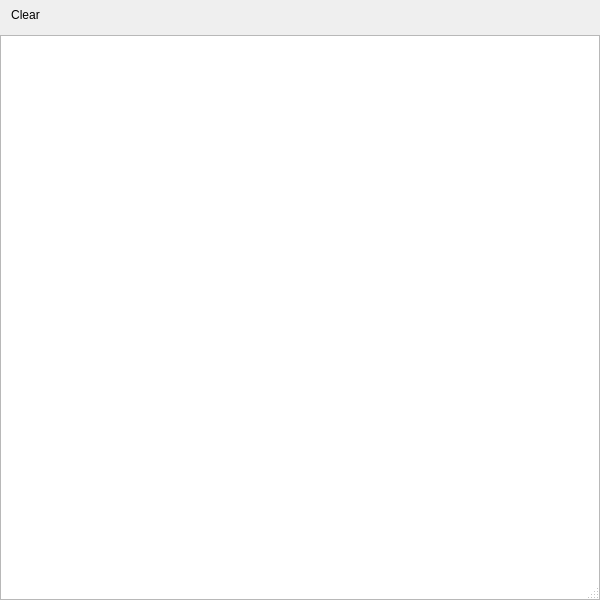
<?xml version="1.0" encoding="UTF-8"?>
<ui version="4.0">
 <class>LogViewer</class>
 <widget class="QDialog" name="LogViewer">
  <property name="geometry">
   <rect>
    <x>0</x>
    <y>0</y>
    <width>600</width>
    <height>600</height>
   </rect>
  </property>
  <property name="windowTitle">
   <string>Log Viewer</string>
  </property>
  <property name="sizeGripEnabled">
   <bool>true</bool>
  </property>
  <layout class="QVBoxLayout" name="verticalLayout">
   <property name="leftMargin">
    <number>0</number>
   </property>
   <property name="topMargin">
    <number>0</number>
   </property>
   <property name="rightMargin">
    <number>0</number>
   </property>
   <property name="bottomMargin">
    <number>0</number>
   </property>
   <item>
    <widget class="QToolBar" name="toolBar">
     <property name="iconSize">
      <size>
       <width>16</width>
       <height>16</height>
      </size>
     </property>
     <property name="floatable">
      <bool>true</bool>
     </property>
     <addaction name="actionClear"/>
    </widget>
   </item>
   <item>
    <widget class="QTreeView" name="treeView">
     <property name="rootIsDecorated">
      <bool>false</bool>
     </property>
    </widget>
   </item>
  </layout>
  <action name="actionClear">
   <property name="icon">
    <iconset resource="../../r.qrc">
     <normaloff>:/img/Resource/clear_16.png</normaloff>:/img/Resource/clear_16.png</iconset>
   </property>
   <property name="text">
    <string>Clear</string>
   </property>
  </action>
 </widget>
 <resources>
  <include location="../../r.qrc"/>
 </resources>
 <connections/>
</ui>
